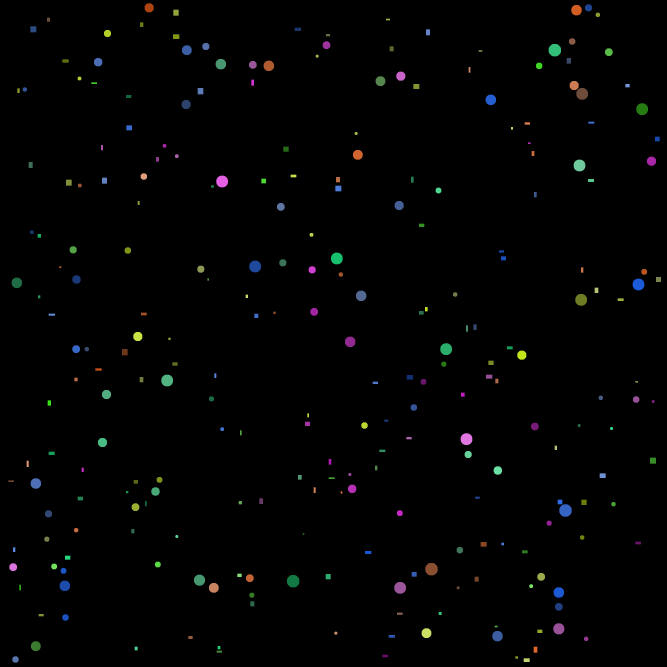
#> input picture CountingObjectsAndColors/balls_and_rects.png, 2000 x 2000 px (shown at 1/3 size)
$ python main.py
#> lines starting #> are read from the running program, lines starting #| are printed output that depends on the picture
import numpy as np
from skimage import color
import matplotlib.pyplot as plt
from skimage.measure import label, regionprops
from skimage.filters import threshold_otsu


def get_colour(image):
    hue = np.unique(image[:, :, 0]) * 360
    hue = np.max(hue[hue > 0])
    if 0 < hue <= 20 or hue > 330:
        return 'red'
    elif 20 < hue <= 40:
        return 'orange'
    elif 40 < hue <= 75:
        return 'yellow'
    elif 75 < hue <= 165:
        return 'green'
    elif 165 < hue <= 190:
        return 'turquoise'
    elif 190 < hue <= 275:
        return 'blue'
    elif 275 < hue <= 330:
        return 'purple'


image = plt.imread('./balls_and_rects.png')
#> image is the input picture: shape (2000, 2000, 3) float32; mean R, G, B 0.00795, 0.00907, 0.00872
threshold = threshold_otsu(color.rgb2gray(image))
#> threshold = 0.229
binarized = image > threshold
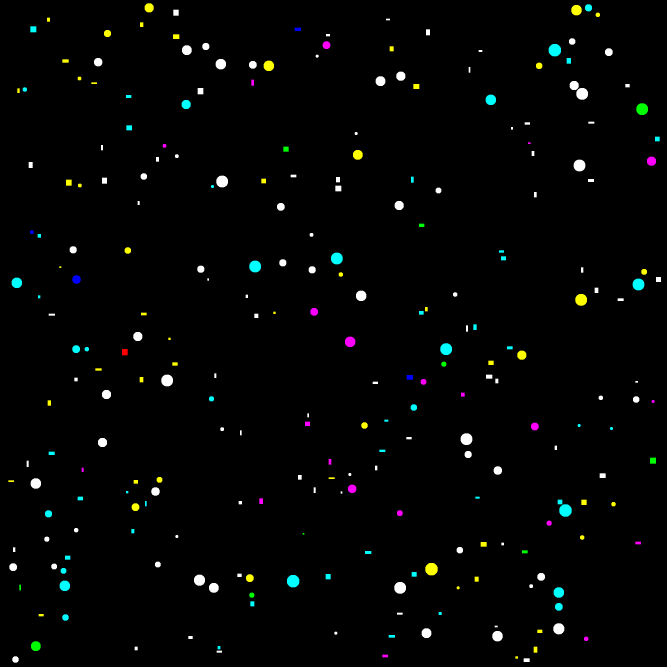
#> binarized: shape (2000, 2000, 3) bool (shown at 1/3 size); mean R, G, B 0.0135, 0.0175, 0.015
hsv_image = color.rgb2hsv(image)
#> hsv_image: shape (2000, 2000, 3) float32; mean of channels 0, 1, 2 0.00849, 0.0126, 0.0127
labeled = label(binarized)
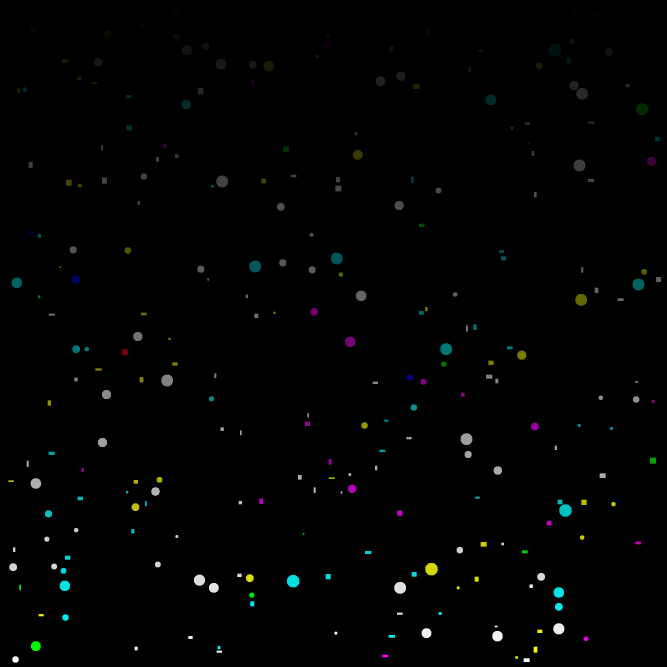
#> labeled: shape (2000, 2000, 3) int32 (shown at 1/3 size); mean R, G, B 1.7, 2.3, 2; drawn with min black and max white

figures = {
    'squares': {},
    'circles': {}
}

regions = regionprops(labeled)
#> regions = 278 regions

for region in regions:
    y_min, x_min, _, y_max, x_max, _ = region.bbox

    coloured_image = hsv_image[y_min:y_max, x_min:x_max]
    target_color = get_colour(coloured_image)

    if target_color is None:
        plt.imshow(coloured_image)
        plt.show()

    target_figure = ''

    if (np.all(region.image)):
        target_figure = 'squares'
    else:
        target_figure = 'circles'

    found_color = None
    figures_color_keys = figures[target_figure].keys()
    for key_color in figures_color_keys:
        if key_color == target_color:
            found_color = key_color
            break

    if found_color:
        figures[target_figure].update({target_color: figures[target_figure][target_color] + 1})
    else:
        figures[target_figure].update({target_color: 1})
#> this loop made 278 passes
#> (y_min, x_min, y_max, x_max, hue in get_colour, target_color, target_figure) on passes 1 to 12: (10, 434, 37, 461, 19.87, 'red', 'circles'), (13, 1755, 34, 1776, 220, 'blue', 'circles'), (15, 1714, 46, 1745, 20, 'red', 'circles'), (29, 520, 47, 536, 69.81, 'yellow', 'squares'), (38, 1787, 51, 1800, 69.91, 'yellow', 'circles'), (53, 141, 65, 150, 20, 'orange', 'squares'), (56, 1158, 61, 1170, 69.73, 'yellow', 'squares'), (67, 420, 81, 430, 69.81, 'yellow', 'squares'), (79, 91, 97, 109, 219.8, 'blue', 'squares'), (83, 884, 93, 903, 219.8, 'blue', 'squares'), (88, 1278, 106, 1290, 220.4, 'blue', 'squares'), (90, 312, 111, 333, 70.06, 'yellow', 'circles')
#> (y_min, x_min, y_max, x_max, target_figure) on passes 61 to 66: (440, 850, 455, 866, 'squares'), (450, 1059, 479, 1088, 'circles'), (453, 1595, 468, 1603, 'squares'), (463, 525, 474, 536, 'circles'), (470, 1941, 497, 1968, 'circles'), (470, 1941, 497, 1968, 'circles')


overall_amount = 0

for figure_key in figures.keys():
    figure = figures[figure_key]
    for fig_color in figure.keys():
        overall_amount += figure[fig_color]
        print(f'There are {figure[fig_color]} {fig_color} {figure_key}')
    print('-----------')

print(f'Overall amount of objects: {overall_amount}')
